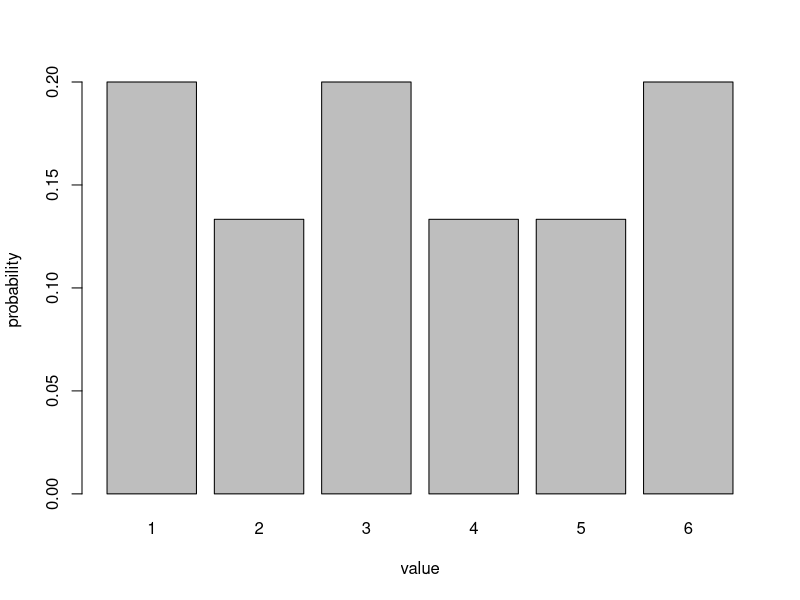

The R source for this figure:
# Group members (Name, Student ID, E-Mail):
# 1. Baldomero Valdez,  Valenzuela, 2905175, baldmer.w@gmail.com
# 2. Omar Trinidad Gutierrez Mendez, 2850441, omar.vpa@gmail.com
# 3. Shinho Kang, 2890169, wis.shinho.kang@gmail.com


# Implement a R function multinom, which takes as arguments
#   i) a sample matrix (each row being one sample vector)
#   ii) a probability parameter vector p for a multinomial distribution 
#   iii) the number of trials n.
# The function computes and returns:
#   - the expectation value
#   - the population variance/covariance matrix
#   - the sample mean (R functions apply and mean)
#   - the sample covariance matrix (R function cov)
#   - the value of the probability mass function for each sample (Tip: you can use R function dmultinom)

# In addition multinom should show an appropriate bar diagram visualzing p.
# Test your function with 50 random drawings from the multinomial distribution in task 3 (R function rmultinom) 
# and show your obtained results. 

# ** How close are the empirical mean, variance and covariances 
# to the theoretically expected results? 
# Which behavior would you expect, if the number of samples is increased and decreased, 
# respectively? Please discuss.**

# Parameters
#   m: sample matrix
#   p: probability vector
#   n: number of trials
multinom <- function(m, p, n) {
  #   - the expectation value
  ex <- p*n
  print ('=============================')
  print ('Expectation Value')
  print (ex)
  
  #   - the population variance/covariance matrix
  var_m<-n*p*(1-p)
  print ('=============================')
  print ('Population variance')
  print (var_m)
  
  cov_m<-matrix(0,ncol=6,nrow=6)
  for (i in 1:length(p)) {
    for (j in 1:length(p)) {
      #print (-1 * n * i * j)
      cov_m[i,j] <- (-1 * n * p[i] * p[j])
    }
  }
  print ('=============================')
  print ('Population covariance matrix')
  print (cov_m)
  
  #   - the sample mean (R functions apply and mean)
  print ('=============================')
  print ('Sample Mean')
  print (apply(m, 2, mean))
  #apply(m,1,function(x) sum(x*c(1,2,3,4,5,6))/n)
  
  #   - the sample covariance matrix (R function cov)
  print ('=============================')
  print ('Sample Covariance Matrix')
  print (cov(m))
  
  #   - the value of the probability mass function for each sample (Tip: you can use R function dmultinom)
  print ('=============================')
  print ('Value of the probability mass function')
  print (apply(m, 1, function(x) dmultinom(x, prob=p)))
  
  # visualizing p
  barplot(p, xlab = "value", ylab="probability", axisnames = T, names.arg = c(1,2,3,4,5,6))
}


# probability vector
p <- c(0.2,0.4/3,0.2,0.4/3,0.4/3,0.2)
# number of trials
n <- 10
# sample matrix - 50 random drawings from the multinomial distribution, transpose the matrix (row=sample vector)
m<-t(rmultinom(1000, n, p))

multinom(m,p,n)
